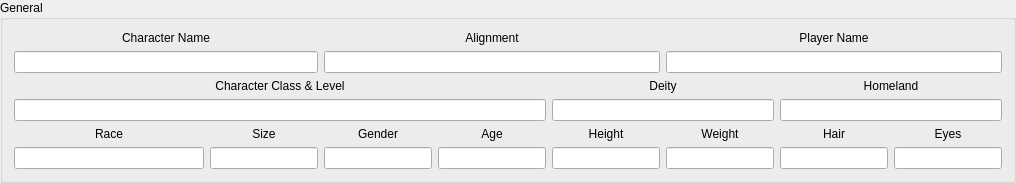
         <widget class="QGroupBox" name="groupBox_24">
          <property name="title">
           <string>General</string>
          </property>
          <layout class="QGridLayout" name="gridLayout_25">
           <item row="1" column="2" colspan="3">
            <widget class="QLineEdit" name="alignment"/>
           </item>
           <item row="1" column="5" colspan="3">
            <widget class="QLineEdit" name="playerName"/>
           </item>
           <item row="6" column="0">
            <spacer name="horizontalSpacer_140">
             <property name="orientation">
              <enum>Qt::Horizontal</enum>
             </property>
             <property name="sizeType">
              <enum>QSizePolicy::Fixed</enum>
             </property>
             <property name="sizeHint" stdset="0">
              <size>
               <width>190</width>
               <height>0</height>
              </size>
             </property>
            </spacer>
           </item>
           <item row="6" column="2">
            <spacer name="horizontalSpacer_142">
             <property name="orientation">
              <enum>Qt::Horizontal</enum>
             </property>
             <property name="sizeHint" stdset="0">
              <size>
               <width>40</width>
               <height>0</height>
              </size>
             </property>
            </spacer>
           </item>
           <item row="6" column="3">
            <spacer name="horizontalSpacer_143">
             <property name="orientation">
              <enum>Qt::Horizontal</enum>
             </property>
             <property name="sizeHint" stdset="0">
              <size>
               <width>40</width>
               <height>0</height>
              </size>
             </property>
            </spacer>
           </item>
           <item row="6" column="1">
            <spacer name="horizontalSpacer_141">
             <property name="orientation">
              <enum>Qt::Horizontal</enum>
             </property>
             <property name="sizeHint" stdset="0">
              <size>
               <width>40</width>
               <height>0</height>
              </size>
             </property>
            </spacer>
           </item>
           <item row="6" column="4">
            <spacer name="horizontalSpacer_144">
             <property name="orientation">
              <enum>Qt::Horizontal</enum>
             </property>
             <property name="sizeHint" stdset="0">
              <size>
               <width>40</width>
               <height>0</height>
              </size>
             </property>
            </spacer>
           </item>
           <item row="6" column="5">
            <spacer name="horizontalSpacer_145">
             <property name="orientation">
              <enum>Qt::Horizontal</enum>
             </property>
             <property name="sizeHint" stdset="0">
              <size>
               <width>40</width>
               <height>0</height>
              </size>
             </property>
            </spacer>
           </item>
           <item row="4" column="0">
            <widget class="QLabel" name="label_8">
             <property name="text">
              <string>Race</string>
             </property>
             <property name="alignment">
              <set>Qt::AlignCenter</set>
             </property>
            </widget>
           </item>
           <item row="6" column="6">
            <spacer name="horizontalSpacer_146">
             <property name="orientation">
              <enum>Qt::Horizontal</enum>
             </property>
             <property name="sizeHint" stdset="0">
              <size>
               <width>40</width>
               <height>0</height>
              </size>
             </property>
            </spacer>
           </item>
           <item row="6" column="7">
            <spacer name="horizontalSpacer_147">
             <property name="orientation">
              <enum>Qt::Horizontal</enum>
             </property>
             <property name="sizeHint" stdset="0">
              <size>
               <width>40</width>
               <height>0</height>
              </size>
             </property>
            </spacer>
           </item>
           <item row="5" column="0">
            <widget class="QLineEdit" name="race"/>
           </item>
           <item row="5" column="2">
            <widget class="QLineEdit" name="gender">
             <property name="alignment">
              <set>Qt::AlignCenter</set>
             </property>
            </widget>
           </item>
           <item row="5" column="1">
            <widget class="QLineEdit" name="size">
             <property name="alignment">
              <set>Qt::AlignCenter</set>
             </property>
            </widget>
           </item>
           <item row="5" column="3">
            <widget class="QLineEdit" name="age">
             <property name="alignment">
              <set>Qt::AlignCenter</set>
             </property>
            </widget>
           </item>
           <item row="3" column="6" colspan="2">
            <widget class="QLineEdit" name="homeland"/>
           </item>
           <item row="5" column="4">
            <widget class="QLineEdit" name="height">
             <property name="alignment">
              <set>Qt::AlignCenter</set>
             </property>
            </widget>
           </item>
           <item row="5" column="7">
            <widget class="QLineEdit" name="eyes">
             <property name="alignment">
              <set>Qt::AlignCenter</set>
             </property>
            </widget>
           </item>
           <item row="5" column="6">
            <widget class="QLineEdit" name="hair">
             <property name="alignment">
              <set>Qt::AlignCenter</set>
             </property>
            </widget>
           </item>
           <item row="5" column="5">
            <widget class="QLineEdit" name="weight">
             <property name="alignment">
              <set>Qt::AlignCenter</set>
             </property>
            </widget>
           </item>
           <item row="3" column="0" colspan="4">
            <widget class="QLineEdit" name="level"/>
           </item>
           <item row="3" column="4" colspan="2">
            <widget class="QLineEdit" name="deity"/>
           </item>
           <item row="4" column="2">
            <widget class="QLabel" name="label_10">
             <property name="text">
              <string>Gender</string>
             </property>
             <property name="alignment">
              <set>Qt::AlignCenter</set>
             </property>
            </widget>
           </item>
           <item row="4" column="4">
            <widget class="QLabel" name="label_12">
             <property name="text">
              <string>Height</string>
             </property>
             <property name="alignment">
              <set>Qt::AlignCenter</set>
             </property>
            </widget>
           </item>
           <item row="4" column="5">
            <widget class="QLabel" name="label_13">
             <property name="text">
              <string>Weight</string>
             </property>
             <property name="alignment">
              <set>Qt::AlignCenter</set>
             </property>
            </widget>
           </item>
           <item row="4" column="1">
            <widget class="QLabel" name="label_9">
             <property name="text">
              <string>Size</string>
             </property>
             <property name="alignment">
              <set>Qt::AlignCenter</set>
             </property>
            </widget>
           </item>
           <item row="4" column="6">
            <widget class="QLabel" name="label_14">
             <property name="text">
              <string>Hair</string>
             </property>
             <property name="alignment">
              <set>Qt::AlignCenter</set>
             </property>
            </widget>
           </item>
           <item row="4" column="3">
            <widget class="QLabel" name="label_11">
             <property name="text">
              <string>Age</string>
             </property>
             <property name="alignment">
              <set>Qt::AlignCenter</set>
             </property>
            </widget>
           </item>
           <item row="4" column="7">
            <widget class="QLabel" name="label_15">
             <property name="text">
              <string>Eyes</string>
             </property>
             <property name="alignment">
              <set>Qt::AlignCenter</set>
             </property>
            </widget>
           </item>
           <item row="2" column="6" colspan="2">
            <widget class="QLabel" name="label_7">
             <property name="text">
              <string>Homeland</string>
             </property>
             <property name="alignment">
              <set>Qt::AlignCenter</set>
             </property>
            </widget>
           </item>
           <item row="2" column="0" colspan="4">
            <widget class="QLabel" name="label_2">
             <property name="text">
              <string>Character Class &amp; Level</string>
             </property>
             <property name="alignment">
              <set>Qt::AlignCenter</set>
             </property>
            </widget>
           </item>
           <item row="2" column="4" colspan="2">
            <widget class="QLabel" name="label_6">
             <property name="text">
              <string>Deity</string>
             </property>
             <property name="alignment">
              <set>Qt::AlignCenter</set>
             </property>
            </widget>
           </item>
           <item row="1" column="0" colspan="2">
            <widget class="QLineEdit" name="name"/>
           </item>
           <item row="0" column="0" colspan="2">
            <widget class="QLabel" name="label_3">
             <property name="text">
              <string>Character Name</string>
             </property>
             <property name="alignment">
              <set>Qt::AlignCenter</set>
             </property>
            </widget>
           </item>
           <item row="0" column="2" colspan="3">
            <widget class="QLabel" name="label_4">
             <property name="text">
              <string>Alignment</string>
             </property>
             <property name="alignment">
              <set>Qt::AlignCenter</set>
             </property>
            </widget>
           </item>
           <item row="0" column="5" colspan="3">
            <widget class="QLabel" name="label_5">
             <property name="text">
              <string>Player Name</string>
             </property>
             <property name="alignment">
              <set>Qt::AlignCenter</set>
             </property>
            </widget>
           </item>
          </layout>
         </widget>
